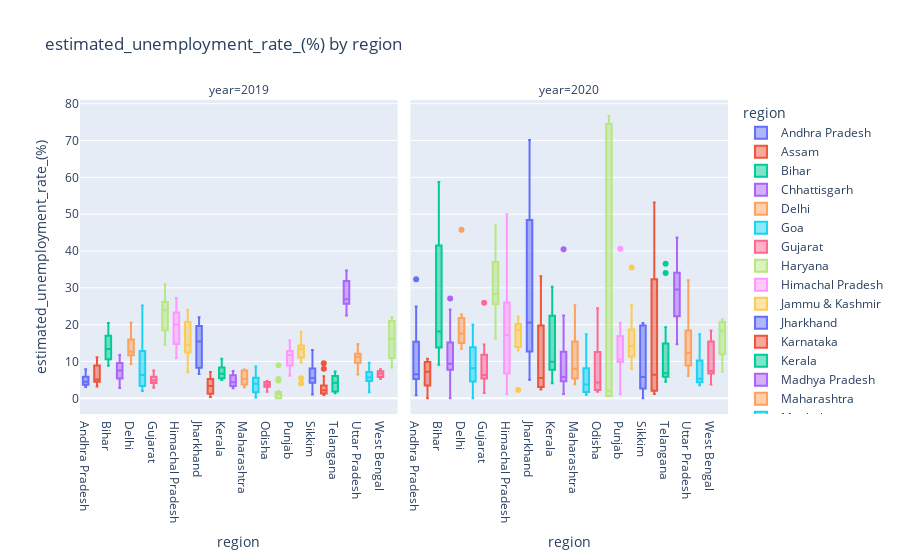

Here is the notebook cell this chart was saved with:
### Code cell
fig = px.box(df, x='region',y='estimated_unemployment_rate_(%)',facet_col='year',color='region',title="estimated_unemployment_rate_(%) by region")

fig.show()
